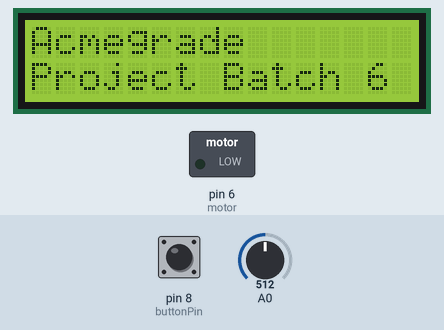
Recording of a sketch running on a simulated Arduino Uno, built with avr-gcc and run on an emulated ATmega328P. On the bench: 16×2 character LCD, switched loads named in the sketch (green lamp = pin HIGH). The test bench sets the inputs (shaded band); at power-on: pin 8 (buttonPin) LOW, A0 = 512.

Above: at 2.1 s.
5.9 s: pin 8 (buttonPin) pulled HIGH for 0.2 s
At 6.7 s:
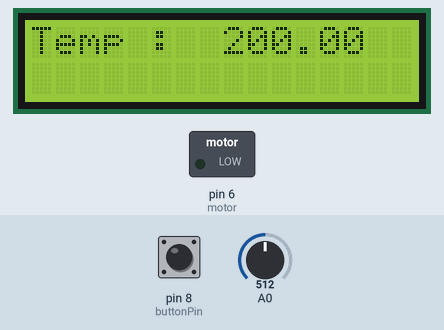
9.1 s: A0 set to 716
At 10.7 s:
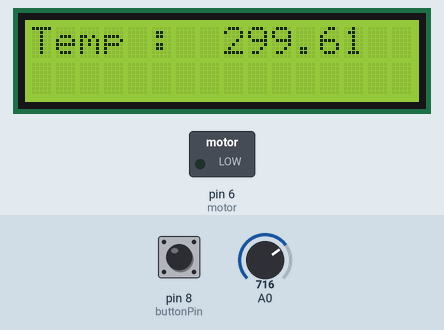
11.4 s: A0 set to 900
At 12.7 s:
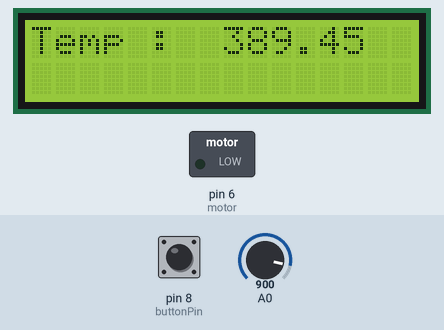
13.4 s: A0 set to 1023
At 14.7 s:
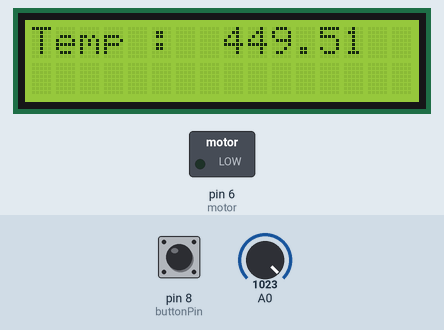
Timing chart, 0 to 16.4 s (numbered marks = the images above; inputs shaded):
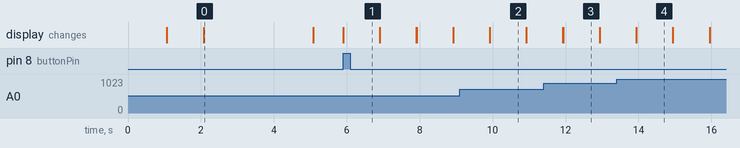

Measured:
- after the input at 5.9 s, the display: changes at once (image 1)
- after the input at 9.1 s, the display: first differs from a run without the input after 0.82 s (image 2)
- after the input at 11.4 s, the display: first differs from a run without the input after 0.53 s (image 3)
- after the input at 13.4 s, the display: first differs from a run without the input after 0.54 s (image 4)
- what the display in image 0 shows lasts 3.0 s, from 2.1 s to 5.1 s
- what the display in image 2 shows lasts 1.0 s, from 9.9 s to 10.9 s

The sketch:

copy_of_temperature_controlled_fan1.ino
```cpp
#include <LiquidCrystal.h>

// initialize the library with the numbers of the interface pins
LiquidCrystal lcd(12, 11, 5, 4, 3, 2);


int val;
float Temp;
int motor = 6 ;
int speed = 0;
const int buttonPin = 8;
int buttonState = 0;

void setup()
{
 lcd.begin(16,2);
  pinMode(motor, OUTPUT);


  analogWrite(motor,speed);
  lcd.clear();
  speed = 0;
  analogWrite(motor,speed);
  delay(1000);
  lcd.setCursor(0,0);
  lcd.print("Temperature");
  lcd.setCursor(0,1);
  lcd.print("Controlled");
  lcd.setCursor(12,1);
  lcd.print("Fan");
  delay(1000);
  lcd.clear();
  lcd.print("Acmegrade");
 lcd.setCursor(0,1);
  lcd.print("Project Batch 6");
  delay(3000);
  lcd.clear();
  lcd.noDisplay();
  pinMode(buttonPin, INPUT);
  while(!(digitalRead(buttonPin)));
}


void loop() {

    lcd.display();
    val= analogRead(0);

   float voltage = val * 5.0;
 voltage /= 1024.0;
  float temperatureC = (voltage - 0.5) * 100 ;
  lcd.setCursor(0,0);
  lcd.print("Temp :");
  lcd.setCursor(8,0);
  lcd.print(temperatureC);
  delay(1000);
  lcd.clear();
  if(temperatureC>20 && temperatureC<24)
  {
    speed=60;
    analogWrite(motor,speed);
    lcd.print("Fan Speed: 25% ");
    delay(2000);
    lcd.clear();

  }

  if(temperatureC>24 && temperatureC<30)
  {
    speed = 125;
    analogWrite(motor,speed);
    lcd.print("Fan Speed: 50% ");
    delay(2000);
    lcd.clear();
  }

  if(temperatureC>30 && temperatureC<50)
  {
    speed = 250;
    analogWrite(motor,speed);
    lcd.print("Fan Speed: 100% ");
    delay(2000);
    lcd.clear();
  }


   else {
    lcd.noDisplay();
   }
}
```
